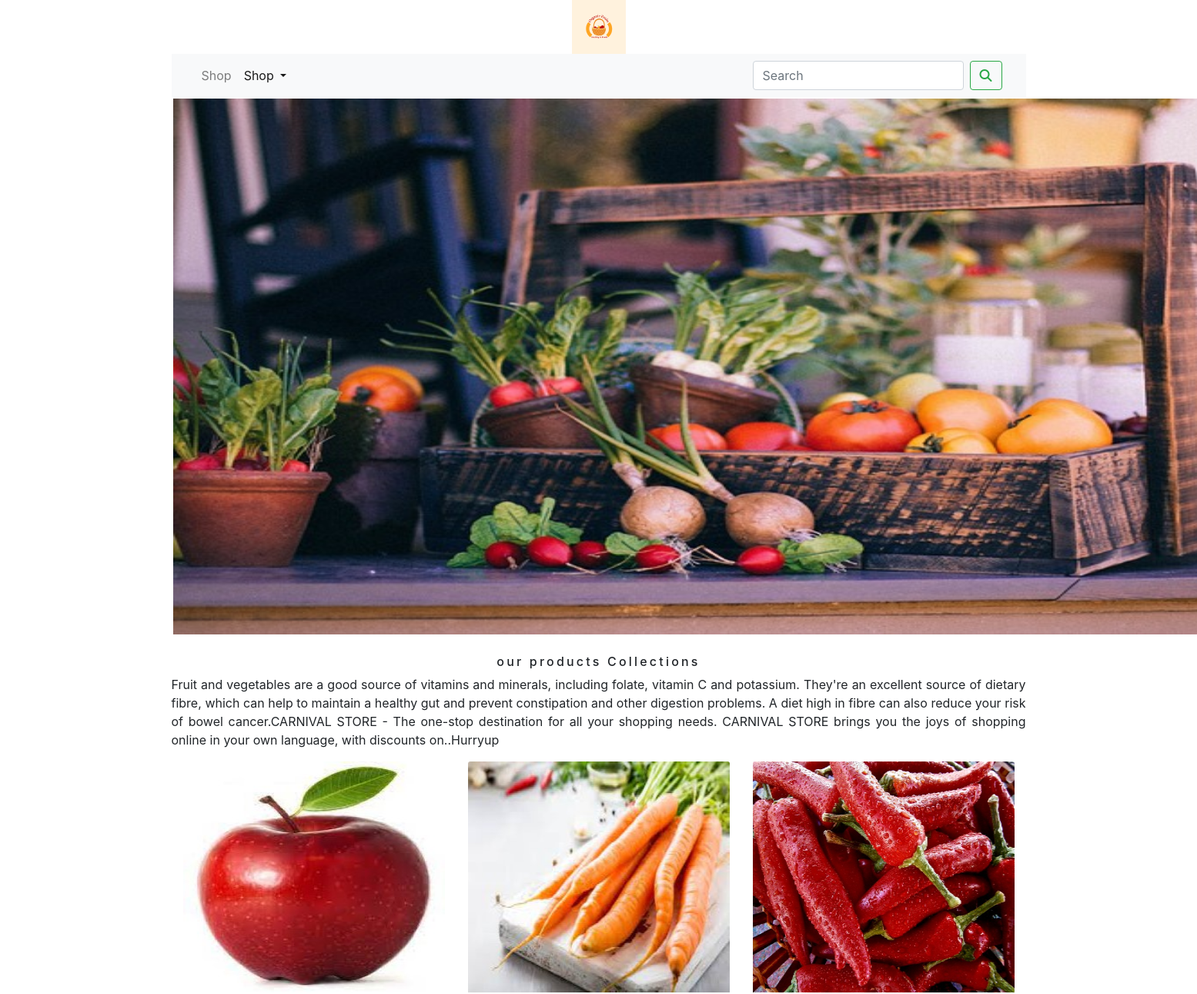
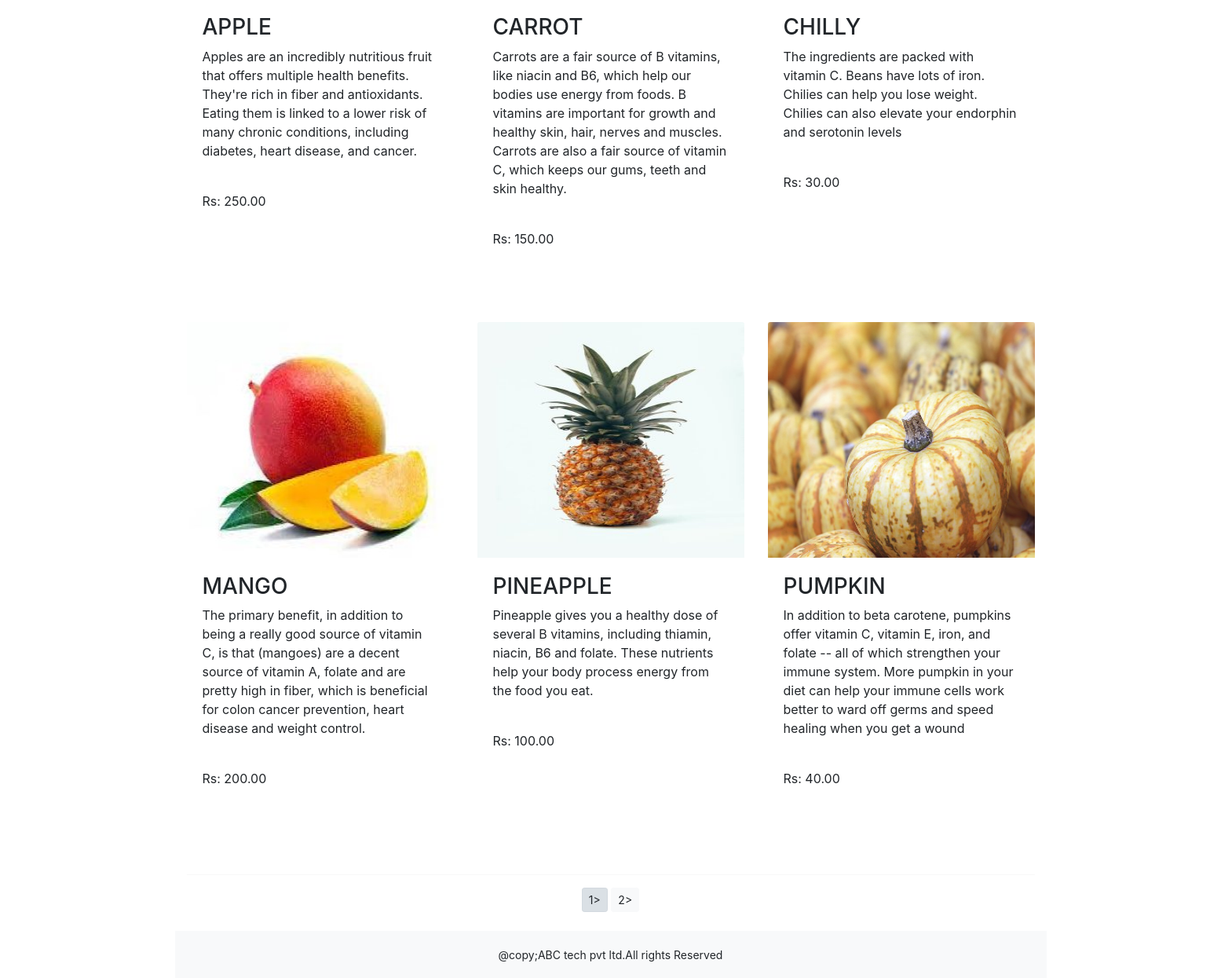
/shopping, run on the app's committed database (2 pictures, top to bottom).
### shopping/models.py (models this page shows, shortened)
class Product(models.Model):
    name=models.CharField(max_length=250,unique=True)
    slug=models.SlugField(max_length=250,unique=True)
    description=models.TextField(blank=True)
    price=models.DecimalField(max_digits=10,decimal_places=2)
    category=models.ForeignKey(Category,on_delete=models.CASCADE)
    image=models.ImageField(upload_to='product',blank=True)
    stock=models.IntegerField()
    available=models.BooleanField(default=True)
    created=models.DateTimeField(auto_now_add=True)
    updated=models.DateTimeField(auto_now=True)
    def get_url(self):
        return reverse('shopping:pro_detail',args=[self.category.slug,self.slug])
    class Meta:
        ordering = ('name',)
        verbose_name = 'product'
        verbose_name_plural = 'products'

### shopping/views.py (the view)
# urls.py: path('',views.allProdCat,name='allProdCat'),
def allProdCat(request,c_slug=None):
    c_page=None
    products_list=None
    if c_slug!=None:
        c_page=get_object_or_404(Category,slug=c_slug)
        products_list=Product.objects.all().filter(category=c_page,available=True)
    else:
        products_list=Product.objects.all().filter(available=True)
    paginator=Paginator(products_list,6)
    try:
        page=int(request.GET.get('page','1'))
    except:
        page=1
    try:
        products=paginator.page(page)
    except (EmptyPage,InvalidPage):
        products=paginator.page(paginator.num_pages)
    return render(request,"category.html",{'category':c_page,'products':products})

### cart/context_processors.py (called while the page is built)
def counter(request):
    item_count = 0
    if 'admin' in request.path:
        return {}
    else:
        try:
            cart = Cart.objects.filter(cart_id=_cart_id(request))
            cart_items = CartItem.objects.all().filter(cart=cart[:1])
            for cart_item in cart_items:
                item_count += cart_item.quantity
        except Cart.DoesNotExist:
            item_count = 0
    return dict(item_count=item_count)

### cart/views.py (called while the page is built)
def _cart_id(request):
    cart = request.session.session_key
    if not cart:
        cart = request.session.create()
    return cart

### shopping/context_processors.py (called while the page is built)
def menu_links(request):
    links=Category.objects.all()
    return dict(links=links)

### shopping/models.py (called while the page is built)
    def get_url(self):
        return reverse('shopping:product_by_category',args=[self.slug])

### templates/category.html (shortened to what this page needs)
{% extends 'base.html' %}
{% load static %}
{% block content %}
    <div class="mx_auto">
      {% if category %}
      <img class="my_image" src="{{category.image.url}}" alt="{{category.name}}">
    </div>
    <br>
        <div>
            <h1 class="text-center my_title">{{category.name}}</h1>
          <p class="text-justify">{{category.description}}</p>
        </div>
  {% else %}
        <div>
            <img class="my_image my_image_padding" src="{% static 'img/banner11.jpg' %}" alt="our products" width="1500px;">
        </div>
        <br>
                <div>
                  <h1 class="text-center my_title">our products Collections</h1>
                  <p class="text-justify">Fruit and vegetables are a good source of vitamins and minerals, including folate, vitamin C and potassium. They're an excellent source of dietary fibre, which can help to maintain a healthy gut and prevent constipation and other digestion problems. A diet high in fibre can also reduce your risk of bowel cancer.CARNIVAL STORE - The one-stop destination for all your shopping needs. CARNIVAL STORE brings you the joys of shopping online in your own language, with discounts on..Hurryup</p>
                </div>
  {% endif %}
    <div class="container">
        <div class="row mx_auto">
  {% for product in products.object_list %}
         <div class="my_bottom_margin col-9 col-sm-12 col-md-4 col-lg-4">
             <div class="card-text-center" style="min-width:18rem;">
                 <a href="{{product.get_url}}"><img class="card-img-top my_image" src="{{product.image.url}}" alt="{{product.name}}" width="160px;"></a>
                  <div class="card-body">
                      <h3>{{product.name}}</h3>
                        <p>{{product.description}}</p><br>
                          <p>Rs: {{product.price}}</p> <br><br>
                  </div>
            </div>
        </div>
  {% endfor %}
    </div>
        <div>
        {% if products.paginator.num_pages > 1 %}
        <hr>
        <div class="text-center">
            {% for pg in products.paginator.page_range %}
                <a href="?page={{pg}}" class="btn btn-light btn-sm {% if products.number == pg %} active {% endif %}">{{pg}}></a>
            {% endfor %}
        </div>
            {% endif %}
        </div>
        <br>
        </div>
  {% endblock %}

### templates/base.html (shortened to what this page needs)
{% load static %}
<!DOCTYPE html>
<html lang="en">
<head>
    <link rel="stylesheet" href="{% static 'css/custom.css' %}">
    <link href="{% static 'css/bootstrap.min.css' %}" rel="stylesheet">
</head>
<body>
<div class="container">
{% include 'header.html' %}
{% include 'navbar.html' %}
{% block content %}
{% endblock %}
</div>
{% include 'footer.html' %}
</body>
</html>

### templates/header.html (shortened to what this page needs)
<link rel="stylesheet" href="https://cdn.jsdelivr.net/npm/bootstrap@4.0.0/dist/css/bootstrap.min.css">
{% load static %}
<header>
    <center>
        <a href ="{% url 'shopping:allProdCat' %}"></a><img src="{% static 'img/logo1.png' %}" alt="logoimage" width="70px;">
    </center>
</header>

### templates/navbar.html (shortened to what this page needs)
<nav class="navbar navbar-expand-lg navbar-light bg-light">
  <div class="container-fluid">
    <div class="collapse navbar-collapse" id="navbarSupportedContent">
      <ul class="navbar-nav me-auto mb-2 mb-lg-0">
        <li class="nav-item">
          <a class="nav-link" href="#">Shop</a>
        </li>
        <li class="nav-item dropdown {% if 'shopping' in request.path %}active{% endif %}">
      <a class="nav-link dropdown-toggle" href="#" id="navbarDropdown" role="button" data-bs-toggle="dropdown" aria-expanded="false" >
            Shop
        </a>
        </li>
      </ul>
      <form class="d-flex" action="{% url 'search_app:SearchResult' %}" method="get">
        <input class="form-control me-2" type="search" placeholder="Search" name="q" aria-label="Search">
        <button class="btn btn-outline-success" type="submit"><i class="fa fa-search"></i></button>
      </form>
    </div>
  </div>
</nav>

### templates/footer.html
<div class="footer navbar-fixed-bottom my_footer">
    <p class="text-center">@copy;ABC tech pvt ltd.All rights Reserved</p>
</div>

### static/css/custom.css (style rules this page uses)
body { font-family: 'Poppins', sans-serif; }
.my_footer { background-color:#f8f9fa; height:60px; }
.my_footer p { padding-top:20px; font-size:14px; }
.my_image { width:300px; height:300px; }
.my_title { font-size:16px; text_transform:uppercase; letter-spacing:.2em; }
.my_image_padding { padding:2px; height:700px; width:1500px; }
.my_bottom_margin { margin-bottom:10px; }

### data on the page
Product: image (picture), name "APPLE", description "Apples are an incredibly nutritious fruit that offers multiple health benefits. They're rich in fiber and antioxidants. Eating them is linked to a lower risk of many chronic conditions, including diabetes, heart disease, and cancer.", price "250.00"
Product: image (picture), name "CARROT", description "Carrots are a fair source of B vitamins, like niacin and B6, which help our bodies use energy from foods. B vitamins are important for growth and healthy skin, hair, nerves and muscles. Carrots are also a fair source of vitamin C, which keeps our gums, teeth and skin healthy.", price "150.00"
Product: image (picture), name "CHILLY", description "The ingredients are packed with vitamin C. Beans have lots of iron. Chilies can help you lose weight. Chilies can also elevate your endorphin and serotonin levels", price "30.00"
Product: image (picture), name "MANGO", description "The primary benefit, in addition to being a really good source of vitamin C, is that (mangoes) are a decent source of vitamin A, folate and are pretty high in fiber, which is beneficial for colon cancer prevention, heart disease and weight control.", price "200.00"
Product: image (picture), name "PINEAPPLE", description "Pineapple gives you a healthy dose of several B vitamins, including thiamin, niacin, B6 and folate. These nutrients help your body process energy from the food you eat.", price "100.00"
Product: image (picture), name "PUMPKIN", description "In addition to beta carotene, pumpkins offer vitamin C, vitamin E, iron, and folate -- all of which strengthen your immune system. More pumpkin in your diet can help your immune cells work better to ward off germs and speed healing when you get a wound", price "40.00"

### other printed values
{{ pg }} "1" "2"
